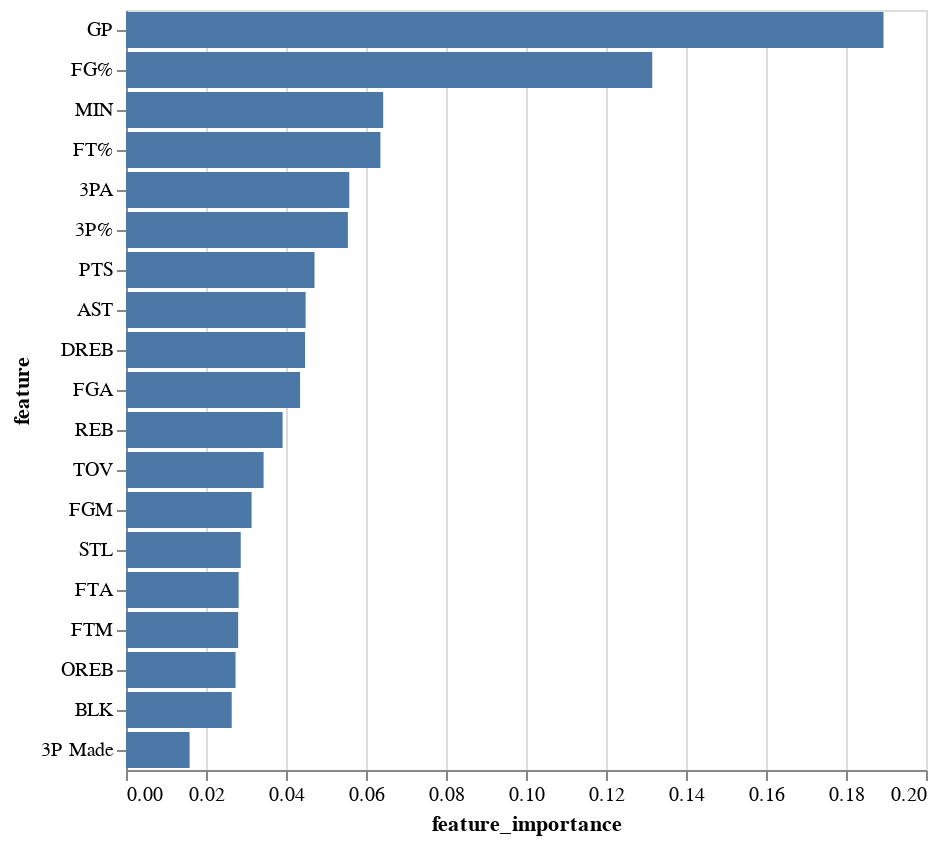

Source (notebook cell):
### Code cell
alt.Chart(feat_imp_rf_df).mark_bar().encode(
    x='feature_importance',
    y=alt.Y("feature", sort='-x'),
    tooltip=['feature','feature_importance'])

### Figure 1 — Vega-Lite specification as saved in the notebook (floating-point values rounded to 4 significant figures)
{"config": {"view": {"continuousWidth": 400, "continuousHeight": 300}}, "data": {"name": "data-9f0a677f459853ce5b731ec71c405624"}, "mark": "bar", "encoding": {"tooltip": [{"field": "feature", "type": "nominal"}, {"field": "feature_importance", "type": "quantitative"}], "x": {"field": "feature_importance", "type": "quantitative"}, "y": {"field": "feature", "sort": "-x", "type": "nominal"}}, "$schema": "https://vega.github.io/schema/vega-lite/v4.17.0.json", "datasets": {"data-9f0a677f459853ce5b731ec71c405624": [{"feature": "GP", "feature_importance": 0.1894}, {"feature": "FG%", "feature_importance": 0.1316}, {"feature": "MIN", "feature_importance": 0.0643}, {"feature": "FT%", "feature_importance": 0.06361}, {"feature": "3PA", "feature_importance": 0.05583}, {"feature": "3P%", "feature_importance": 0.05547}, {"feature": "PTS", "feature_importance": 0.04713}, {"feature": "AST", "feature_importance": 0.04491}, {"feature": "DREB", "feature_importance": 0.04476}, {"feature": "FGA", "feature_importance": 0.04352}, {"feature": "REB", "feature_importance": 0.03914}, {"feature": "TOV", "feature_importance": 0.0344}, {"feature": "FGM", "feature_importance": 0.0314}, {"feature": "STL", "feature_importance": 0.02868}, {"feature": "FTA", "feature_importance": 0.02816}, {"feature": "FTM", "feature_importance": 0.02805}, {"feature": "OREB", "feature_importance": 0.02739}, {"feature": "BLK", "feature_importance": 0.02643}, {"feature": "3P Made", "feature_importance": 0.0159}]}}
